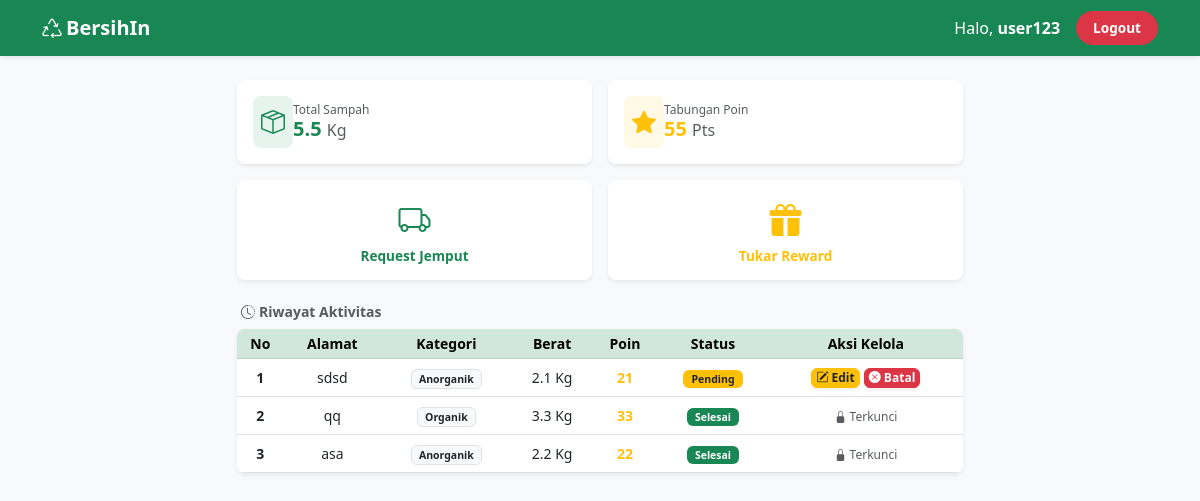
Page /user/index.php (signed in) on the committed database.
### tables this page shows
CREATE TABLE `pengguna` (
  `id` int(11) NOT NULL,
  `username` varchar(50) NOT NULL,
  `password` varchar(255) NOT NULL,
  `nama_lengkap` varchar(100) NOT NULL,
  `point` int(11) NOT NULL DEFAULT 0,
  `role` varchar(20) NOT NULL DEFAULT 'User'
);

CREATE TABLE `penjemputan` (
  `id` int(11) NOT NULL,
  `nama_pengguna` varchar(100) NOT NULL,
  `alamat` text NOT NULL,
  `jenis_sampah` varchar(50) NOT NULL,
  `berat_kg` float NOT NULL,
  `poin_reward` int(11) NOT NULL,
  `status` varchar(20) NOT NULL DEFAULT 'Pending'
);

### user/index.php (the view, shortened to what this page needs)
<?php
include '../config/koneksi.php';
$nama_user_login = $_SESSION['user_name'];
$query_user = mysqli_query($koneksi, "SELECT point FROM pengguna WHERE nama_lengkap = '$nama_user_login' OR username = '$nama_user_login'");
$data_user  = mysqli_fetch_assoc($query_user);
$total_poin = $data_user['point'] ?? 0;
$query_sampah = mysqli_query($koneksi, "SELECT SUM(berat_kg) AS total_berat FROM penjemputan WHERE nama_pengguna = '$nama_user_login' AND status='Selesai'");
$stat_sampah  = mysqli_fetch_assoc($query_sampah);
$total_berat  = $stat_sampah['total_berat'] ?? 0;
?>
<!DOCTYPE html>
<html lang="id">
<head>
    <link href="https://cdn.jsdelivr.net/npm/bootstrap@5.3.0/dist/css/bootstrap.min.css" rel="stylesheet">
    <link rel="stylesheet" href="https://cdn.jsdelivr.net/npm/bootstrap-icons@1.11.0/font/bootstrap-icons.css">
</head>
<body class="bg-light">
    <nav class="navbar navbar-dark bg-success shadow-sm sticky-top">
        <div class="container">
            <a class="navbar-brand fw-bold fs-5" href="index.php">
                <i class="bi bi-recycle me-1"></i>BersihIn
            </a>
            <div class="ms-auto d-flex align-items-center">
                <span class="navbar-text text-white me-3 d-none d-md-inline">Halo, <strong><?= htmlspecialchars($nama_user_login); ?></strong></span>
                <a href="../logout.php" class="btn btn-sm btn-danger px-3 rounded-pill fw-bold btn-mobile">Logout</a>
            </div>
        </div>
    </nav>
    <div class="container my-3 my-md-4" style="max-width: 750px;">
        <div class="row g-2 g-md-3 mb-3">
            <div class="col-6">
                <div class="card bg-white border-0 shadow-sm p-3 rounded-3 h-100">
                    <div class="d-flex align-items-center justify-content-center justify-content-sm-start">
                        <div class="p-2 bg-success bg-opacity-10 text-success rounded-3 me-2.5 d-none d-sm-block"><i class="bi bi-box-seam fs-4"></i></div>
                        <div class="text-center text-sm-start">
                            <h6 class="text-muted small mb-0" style="font-size: 0.75rem;">Total Sampah</h6>
                            <h4 class="fw-bold mb-0 text-success fs-5"><?= $total_berat; ?> <span class="fs-6 fw-normal text-muted">Kg</span></h4>
                        </div>
                    </div>
                </div>
            </div>
            <div class="col-6">
                <div class="card bg-white border-0 shadow-sm p-3 rounded-3 h-100">
                    <div class="d-flex align-items-center justify-content-center justify-content-sm-start">
                        <div class="p-2 bg-warning bg-opacity-10 text-warning rounded-3 me-2.5 d-none d-sm-block"><i class="bi bi-star-fill fs-4"></i></div>
                        <div class="text-center text-sm-start">
                            <h6 class="text-muted small mb-0" style="font-size: 0.75rem;">Tabungan Poin</h6>
                            <h4 class="fw-bold mb-0 text-warning fs-5"><?= $total_poin; ?> <span class="fs-6 fw-normal text-muted">Pts</span></h4>
                        </div>
                    </div>
                </div>
            </div>
        </div>
        <div class="row g-2 g-md-3 mb-4">
            <div class="col-6">
                <a href="request.php" class="text-decoration-none text-dark">
                    <div class="card menu-card bg-white border-0 p-3 rounded-3 text-center shadow-sm h-100">
                        <div class="text-success fs-2 mb-1"><i class="bi bi-truck"></i></div>
                        <h6 class="fw-bold mb-0 small text-success" style="font-size: 0.85rem;">Request Jemput</h6>
                    </div>
                </a>
            </div>
            <div class="col-6">
                <a href="claim.php" class="text-decoration-none text-dark">
                    <div class="card menu-card bg-white border-0 p-3 rounded-3 text-center shadow-sm h-100">
                        <div class="text-warning fs-2 mb-1"><i class="bi bi-gift-fill"></i></div>
                        <h6 class="fw-bold mb-0 small text-warning" style="font-size: 0.85rem;">Tukar Reward</h6>
                    </div>
                </a>
            </div>
        </div>
        <div class="d-flex justify-content-between align-items-center mb-2 px-1">
            <h6 class="fw-bold mb-0 text-muted small"><i class="bi bi-clock-history me-1"></i>Riwayat Aktivitas</h6>
        </div>
        <div class="card border-0 shadow-sm rounded-3 overflow-hidden">
            <div class="table-responsive">
                <table class="table table-sm align-middle mb-0 text-center table-hover">
                    <thead class="table-success text-muted small">
                        <tr>
                            <th class="py-2.5">No</th>
                            <th>Alamat</th>
                            <th>Kategori</th>
                            <th>Berat</th>
                            <th>Poin</th>
                            <th>Status</th>
                            <th>Aksi Kelola</th>
                        </tr>
                    </thead>
                    <tbody class="small">
                    <?php
                    $no = 1;
                    $query = mysqli_query($koneksi, "SELECT * FROM penjemputan WHERE nama_pengguna = '$nama_user_login' ORDER BY id DESC");
                    if ($query && mysqli_num_rows($query) > 0) {
                        while ($data = mysqli_fetch_assoc($query)) {
                    ?>
                        <tr>
                            <td class="py-2 fw-bold"><?= $no++; ?></td>
                            <td><?= $data['alamat']; ?></td>
                            <td><span class="badge bg-light text-dark border"><?= htmlspecialchars($data['jenis_sampah']); ?></span></td>
                            <td><?= $data['berat_kg']; ?> Kg</td>
                            <td class="text-warning fw-bold"><?= $data['poin_reward']; ?></td>
                            <td>
                                <span class="badge px-2 py-1 <?= $data['status'] == 'Selesai' ? 'bg-success' : 'bg-warning text-dark'; ?>">
                                    <?= $data['status']; ?>
                                </span>
                            </td>
                            <td>
                                <?php if ($data['status'] === 'Pending') : ?>
                                    <div class="d-flex justify-content-center gap-1">
                                        <a href="edit.php?id=<?= $data['id']; ?>" class="btn btn-sm btn-warning text-dark p-1 py-0 rounded-2 shadow-sm fw-bold" style="font-size: 0.75rem;">
                                            <i class="bi bi-pencil-square"></i> Edit
                                        </a>
                                        <a href="hapus.php?id=<?= $data['id']; ?>" class="btn btn-sm btn-danger p-1 py-0 rounded-2 text-white shadow-sm fw-bold" style="font-size: 0.75rem;" onclick="return confirm('Apakah Anda yakin ingin membatalkan request penjemputan ini?')">
                                            <i class="bi bi-x-circle-fill"></i> Batal
                                        </a>
                                    </div>
                                <?php else : ?>
                                    <span class="text-muted small" style="font-size: 0.75rem;"><i class="bi bi-lock-fill"></i> Terkunci</span>
                                <?php endif; ?>
                            </td>
                        </tr>
                    <?php
                        }
                    } else {
                        echo "<tr><td colspan='6' class='text-muted py-3 small'>Belum ada riwayat transaksi penjemputan.</td></tr>";
                    }
                    ?>
                    </tbody>
                </table>
            </div>
        </div>
    </div>
</body>
</html>

### user/index.php (style rules this page uses)
.menu-card { transition: all 0.2s ease; cursor: pointer; border: 1px solid rgba(0,0,0,0.05); }
.btn-mobile { padding: 6px 12px; font-size: 0.85rem; }
.table-responsive { -webkit-overflow-scrolling: touch; }

### rows in the picture
pengguna: point "55"
penjemputan: alamat "sdsd", jenis_sampah "Anorganik", berat_kg "2.1", poin_reward "21", status "Pending"
penjemputan: alamat "qq", jenis_sampah "Organik", berat_kg "3.3", poin_reward "33", status "Selesai", shows "Terkunci"
penjemputan: alamat "asa", jenis_sampah "Anorganik", berat_kg "2.2", poin_reward "22", status "Selesai", shows "Terkunci"

### other values in the picture
$nama_user_login "user123"
$total_berat "5.5"
